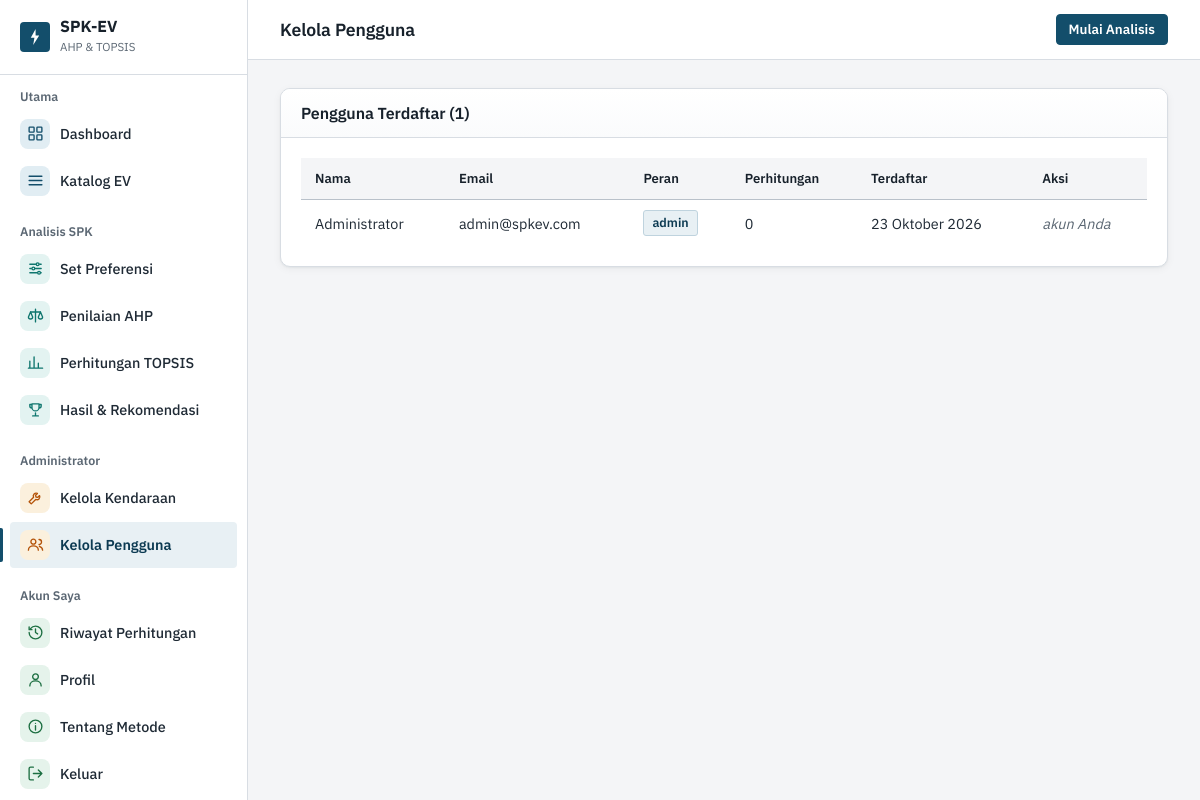
/pages/admin_user.php (signed in), run on the app's committed database.
### tables this page shows
CREATE TABLE IF NOT EXISTS users (
    id          INT AUTO_INCREMENT PRIMARY KEY,
    nama        VARCHAR(100) NOT NULL,
    email       VARCHAR(150) UNIQUE NOT NULL,
    password    VARCHAR(255) NOT NULL,
    role        ENUM('user','admin') DEFAULT 'user',
    created_at  TIMESTAMP DEFAULT CURRENT_TIMESTAMP
);

### includes/functions.php (called while the page is built, shortened)
<?php
function clean($val) {
    return htmlspecialchars(trim((string)$val), ENT_QUOTES, 'UTF-8');
}
function fetchAll($sql, $params = [], $types = '') {
    $conn = db();
    if (empty($params)) {
        $res = $conn->query($sql);
        return $res ? $res->fetch_all(MYSQLI_ASSOC) : [];
    }
    $stmt = $conn->prepare($sql);
    $stmt->bind_param($types, ...$params);
    $stmt->execute();
    return $stmt->get_result()->fetch_all(MYSQLI_ASSOC);
}
function tglIndonesia($datetime) {
    $bulan = ['', 'Januari','Februari','Maret','April','Mei','Juni',
              'Juli','Agustus','September','Oktober','November','Desember'];
    $ts = strtotime($datetime);
    return date('d', $ts) . ' ' . $bulan[(int)date('m', $ts)] . ' ' . date('Y', $ts);
}
?>

### pages/admin_user.php (the view, shortened to what this page needs)
<?php
require_once __DIR__ . '/../includes/functions.php';
$meId      = (int)$_SESSION['user_id'];
$users = fetchAll("SELECT u.id, u.nama, u.email, u.role, u.created_at,
                          (SELECT COUNT(*) FROM history_perhitungan h WHERE h.user_id = u.id) AS jml_hitung
                   FROM users u ORDER BY u.created_at DESC");
include __DIR__ . '/../includes/header.php';
include __DIR__ . '/../includes/navbar.php';
?>
<div class="card fade-up">
  <div class="card-header"><h3>Pengguna Terdaftar (<?= count($users) ?>)</h3></div>
  <div class="card-body">
    <div class="table-wrap">
      <table>
        <thead><tr><th>Nama</th><th>Email</th><th>Peran</th><th>Perhitungan</th><th>Terdaftar</th><th>Aksi</th></tr></thead>
        <tbody>
        <?php foreach ($users as $u): ?>
          <tr>
            <td><?= clean($u['nama']) ?></td><td><?= clean($u['email']) ?></td>
            <td><span class="badge <?= $u['role'] === 'admin' ? 'badge-blue' : 'badge-green' ?>"><?= clean($u['role']) ?></span></td>
            <td><?= (int)$u['jml_hitung'] ?></td><td><?= tglIndonesia($u['created_at']) ?></td>
            <td style="white-space:nowrap">
              <?php if ((int)$u['id'] !== $meId): ?>
              <form method="POST" style="display:inline"><?= csrf_field() ?>
                <input type="hidden" name="aksi" value="role"><input type="hidden" name="id" value="<?= (int)$u['id'] ?>">
                <button class="btn btn-outline btn-sm" type="submit"><?= $u['role'] === 'admin' ? 'Jadikan User' : 'Jadikan Admin' ?></button></form>
              <form method="POST" style="display:inline" onsubmit="return confirm('Hapus pengguna ini beserta riwayatnya?')"><?= csrf_field() ?>
                <input type="hidden" name="aksi" value="hapus"><input type="hidden" name="id" value="<?= (int)$u['id'] ?>">
                <button class="btn btn-danger btn-sm" type="submit">Hapus</button></form>
              <?php else: ?><em style="color:var(--text-muted)">akun Anda</em><?php endif; ?>
            </td>
          </tr>
        <?php endforeach; ?>
        </tbody>
      </table>
    </div>
  </div>
</div>
<?php include __DIR__ . '/../includes/footer.php'; ?>

### assets/css/style.css (style rules this page uses)
:root { --primary: #134E6B; --primary-dark: #0C3A52; --primary-light: #E8F0F4; --secondary: #17212B; --accent: #9A5B0B; --danger: #B3261E; --info: #134E6B; --warning: #9A5B0B; --success: #1D6F42; --bg: #F4F5F7; --card: #FFFFFF; --text: #1F2A35; --text-muted: #5B6773; --border: #D8DDE3; --border-strong: #B9C1CA; --sidebar-w: 248px; --radius: 6px; --radius-sm: 4px; --shadow: none; --shadow-md: 0 2px 8px rgba(23,33,43,0.08); --shadow-lg: 0 8px 24px rgba(23,33,43,0.12); --transition: background-color .15s ease, border-color .15s ease, color .15s ease; }
*, *::before, *::after { margin:0; padding:0; box-sizing:border-box; }
html { -webkit-text-size-adjust: 100%; }
body { font-family: 'IBM Plex Sans', 'Segoe UI', system-ui, -apple-system, Arial, sans-serif; background: var(--bg); color: var(--text); line-height: 1.6; font-size: 15px; font-variant-numeric: tabular-nums; -webkit-font-smoothing: antialiased; }
h1, h2, h3, h4 { line-height: 1.25; letter-spacing: -0.005em; }
.card { background: var(--card); border: 1px solid var(--border); border-radius: var(--radius); overflow: hidden; }
.card-header { padding: 14px 20px; border-bottom: 1px solid var(--border); display: flex; align-items: center; justify-content: space-between; gap: 12px; }
.card-header h3 { font-size: 1rem; font-weight: 600; color: var(--secondary); }
.card-body { padding: 20px; }
.table-wrap { overflow-x: auto; }
table { width: 100%; border-collapse: collapse; font-size: .9rem; }
thead th { background: var(--bg); padding: 10px 14px; text-align: left; font-size: .82rem; font-weight: 600; color: var(--secondary); border-bottom: 1px solid var(--border-strong); white-space: nowrap; }
tbody td { padding: 10px 14px; border-bottom: 1px solid var(--border); color: var(--text); vertical-align: middle; }
tbody tr:last-child td { border-bottom: none; }
.badge { display: inline-flex; align-items: center; padding: 2px 8px; border-radius: 3px; font-size: .78rem; font-weight: 600; white-space: nowrap; border: 1px solid transparent; }
.badge-blue { background: var(--primary-light); color: var(--primary-dark); border-color: #BFD3DE; }
.fade-up, .fade-up-d1, .fade-up-d2, .fade-up-d3 { animation: none; }
:root { --teal: #0F766E; --teal-bg: #E3F3F1; --amber: #B45309; --amber-bg: #FBF0DD; --green: #1D6F42; --green-bg: #E5F3EB; --blue: #134E6B; --blue-bg: #E1EDF3; --shadow-card: 0 1px 2px rgba(23,33,43,.05), 0 2px 8px rgba(23,33,43,.05); }
.card, .filter-bar { box-shadow: var(--shadow-card); border-radius: 10px; }
.card-header { background: linear-gradient(#fff, #FAFBFC); }
.card-header h3 { display: flex; align-items: center; gap: 8px; }

### data on the page
users: nama "Administrator", email "admin@spkev.com", role "admin", jml_hitung "0", created_at "23 Oktober 2026", shows "akun Anda"

### other printed values
$pageTitle "Kelola Pengguna"
count($users) "1"
